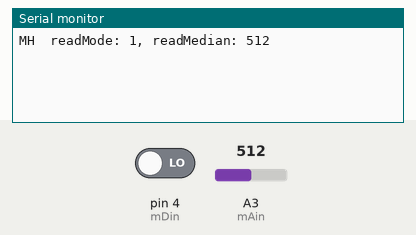
This sketch was run on a simulated Arduino Uno, built with avr-gcc and run on an emulated ATmega328P. Parts: the last lines printed to the serial monitor. Inputs (shaded band) come from the test bench; at power-on: A3 (mAin) = 512, pin 4 (mDin) LOW.

Above: at 1.2 s.
1.3 s: A3 (mAin) set to 716
At 2.6 s:
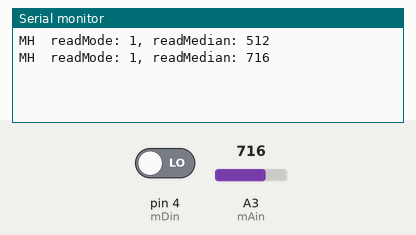
2.8 s: pin 4 (mDin) driven HIGH
At 4.2 s:
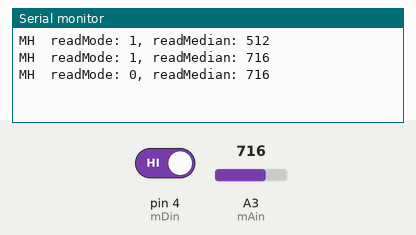
4.3 s: A3 (mAin) set to 900
5.8 s: pin 4 (mDin) driven LOW
At 7.3 s:
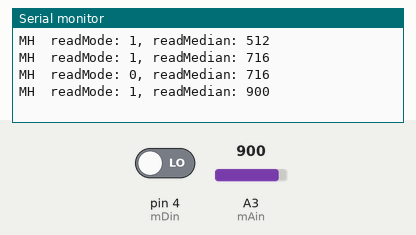
Timing chart, 0 to 8.3 s (numbered marks = the images above; inputs shaded):
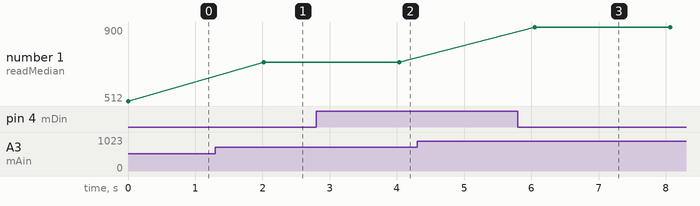

The sketch:

Arduino_Sensor_Sketches.ino
```cpp
// This is code for testing the X001T, KY 026 and old firebot flame sensors and the MH edge detector

// this is a nonsense change for testing purposes

// X001T
const int xDin = 7;
String xName = "X001T";

// KY 026
const int kDin = 6;
const int kAin = A5;
String kName = "KY 0026";

// Old firebot IR sensor
const int oDin = 5;
const int oAin = A4;
String oName = "Old Flame";

// MH edge detector
const int mDin = 4;
const int mAin = A3;
String mName = "MH";


const int samples = 100;
const int rate = 1000; // 1000 is one second


// returns the mean reading from number of samples
//    pin is the pin which the analog data being read form
//    samples is the number of samples to take per measurement
int readMean(int pin, int samples){
  int sum = 0;
  for(int i = 0; i < samples; i++){
    sum = sum + analogRead(pin);
  }
  sum = sum / samples;
  return sum;
}

// returns the median reading form number of samples
//    pin is the pin which the analog data being read form
//    samples is the number of samples to take per measurement
//    uses bubble sort to order samples
int readMedian(int pin, int samples){
  int raw[samples];
  for(int i = 0; i < samples; i++){
    raw[i] = analogRead(pin);
  }
  int temp = 0;
  for(int i = 0; i < samples; i ++){
    for(int j = i; j < samples - 1; j ++){
      if(raw[j] > raw[j + 1]){
        temp = raw[j];
        raw[j] = raw[j + 1];
        raw[j + 1] = temp;
      }
    }
  }
  return raw[samples / 2];
}

// returns the boolian value which occures most in a number of samples
//    pin is the pin which the digital data being read form
//    samples is the number of samples to take per measurement
int readMode(int pin, int samples){
  int countF = 0;
  int countT = 0;
  for(int i = 0; i < samples; i++){
    if(digitalRead(pin) == 0){
      countT += 1;
    }
    else{
      countF += 1;
    }
  }
  if(countF > countT){
    return 0;
  }
  else{
    return 1;
  }
}

// this displays the data for the various sensors
void display(int dPin, int aPin, String sName){
  if(aPin == 0){
    Serial.print(sName);
    Serial.print("  digitalMode: ");
    Serial.println(readMode(dPin, samples));
  }
  else{
    Serial.print(sName);
    Serial.print("  readMode: ");
    Serial.print(readMode(dPin, samples));
    Serial.print(", readMedian: ");
    Serial.println(readMedian(aPin, samples));
  }
  delay(rate);
}

void setup() {
  Serial.begin(9600);
  pinMode(mAin, INPUT);
  pinMode(mDin, INPUT);
}

void loop() {

  display(mDin, mAin, mName);
  //display(oAin, oDin, oName);
  //display(kAin, kDin, kName);
  //display(0, xDin, xName);
  delay(1000);
}
```

Measured:
- after the input at 1.3 s, the serial monitor: prints a new line after 0.72 s (image 1)
- after the input at 2.8 s, the serial monitor: prints a new line after 1.2 s (image 2)
- after the input at 5.8 s, the serial monitor: prints a new line after 0.25 s (image 3)
- plotted number 1: 512 → 716 after the input at 1.3 s
